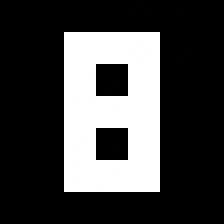
#> input picture ForGit/mask.jpg, 28 x 28 px (shown 8 times larger)
$ python filteringN.py
#> lines starting #> are read from the running program, lines starting #| are printed output that depends on the picture
# -*- coding: utf-8 -*-
"""
Created on Tue Apr  2 13:21:52 2019

@author: Marc
"""

import cv2
import numpy as np

index = 0
subindex = 3

lower = np.array([228,228,228])
upper = np.array([255,255,255])

kernel = np.ones((1,1), np.uint8)
kernel2 = np.ones((2,2), np.uint8)
kernel3 = np.ones((3,3), np.uint8)
kernel4 = np.ones((4,4), np.uint8)

mask = cv2.imread('mask.jpg', 0)
#> mask is the input picture: shape (28, 28); min 0, max 255, mean 67.6
mask2 = cv2.imread('mask2.jpg', 0)
corner = cv2.imread('corner.jpg', 0)
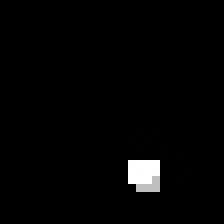
#> input picture ForGit/corner.jpg, 28 x 28 px (shown 8 times larger)
#> corner is the input picture: shape (28, 28); min 0, max 255, mean 4.6
sev = cv2.imread('sevMask.jpg',0)
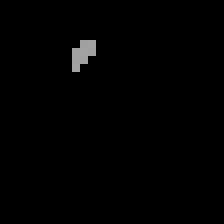
#> input picture ForGit/sevMask.jpg, 28 x 28 px (shown 8 times larger)
#> sev is the input picture: shape (28, 28); min 0, max 162, mean 1.7

while index < 1000:

    im = cv2.imread('bigdata/'+ str(index) + '.jpg',0)

#> (the run stopped early here; a loop or call above may not have finished)
